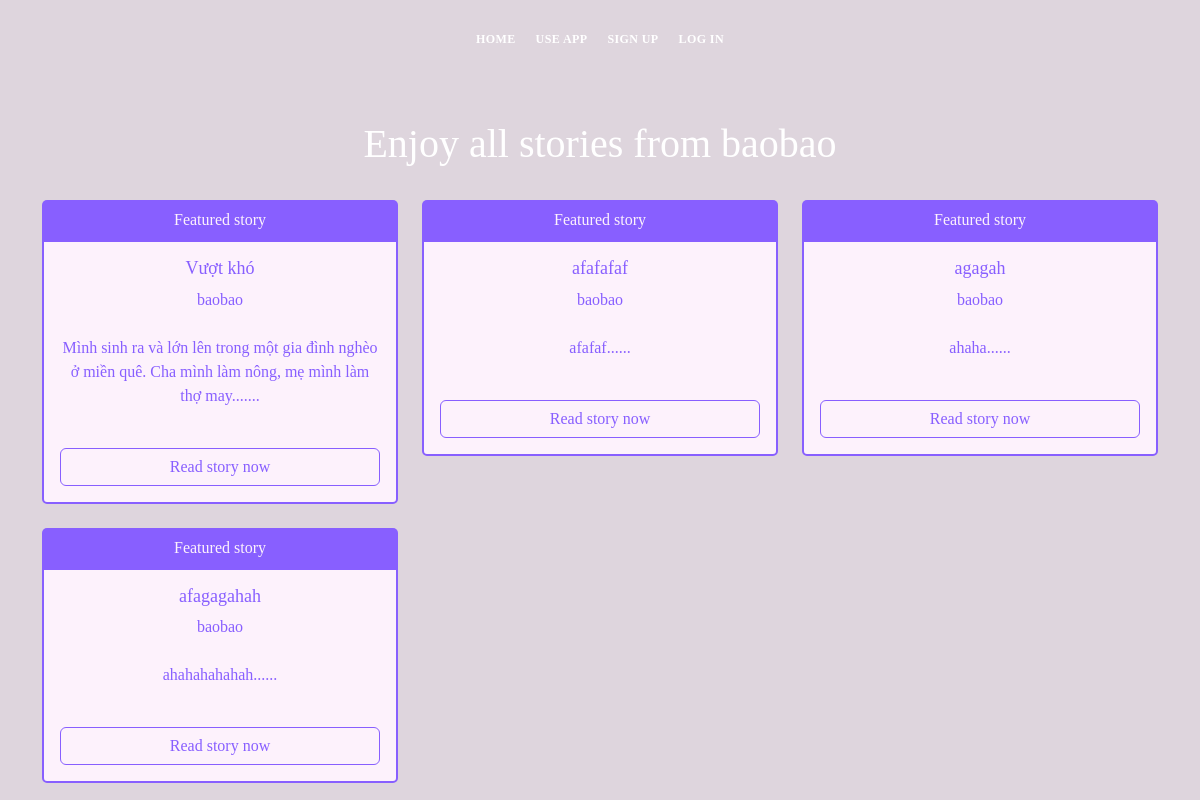
Page /other_user_blogs/1 on the earlier database version.
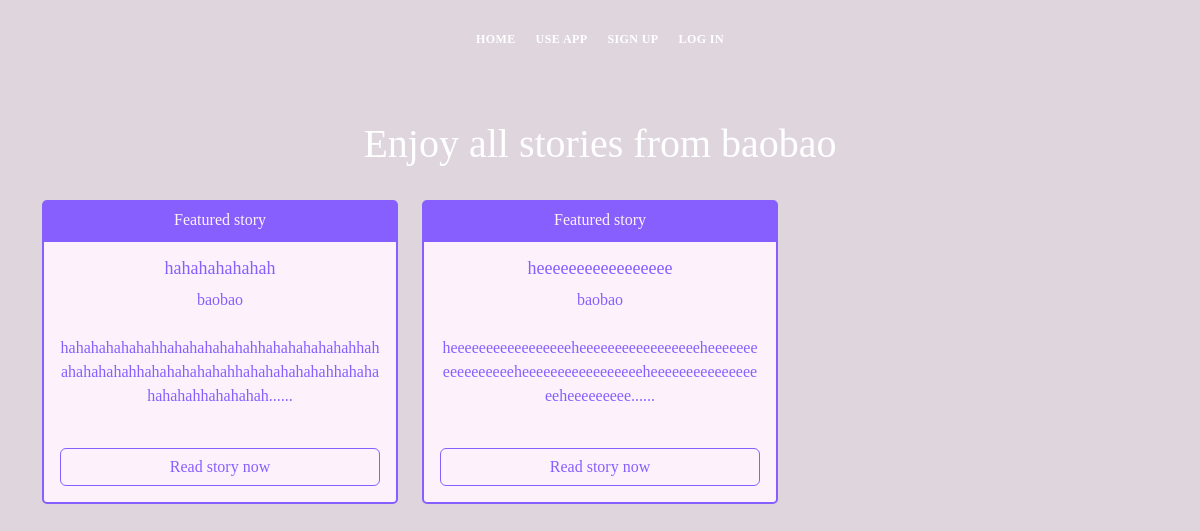
Same page on the later database version.
### app.py (models this page shows, shortened)
class Users(db.Model, UserMixin):
    id = db.Column(db.Integer, primary_key=True)
    name = db.Column(db.String(200), nullable=False)
    email =  db.Column(db.String(120), nullable=False, unique=True)
    user_name = db.Column(db.String(120), nullable=False)
    password_hash = db.Column(db.String(200))
    posts = db.relationship('Blogs', backref='poster')
    comments = db.relationship('Comments', backref='commenter')
    reacts = db.relationship('Reactions', backref='reacter')
    bookmarks = db.relationship('BookMarks', backref='bookmarker')
    @property
    def password():
        raise AttributeError('password is not a readable attribute')
    date_added = db.Column(db.DateTime, default=datetime.utcnow)

class Blogs(db.Model):
    id = db.Column(db.Integer, primary_key=True)
    title = db.Column(db.String(255), nullable=False)
    content = db.Column(db.Text, nullable=False)
    date_posted = db.Column(db.DateTime, default=datetime.utcnow)
    blog_commented = db.relationship('Comments', backref='blog_commented')
    blog_reacted = db.relationship('Reactions', backref='blog_reacted')
    tags = db.relationship('Tags', backref='blog_tags')
    blog_bookmarked = db.relationship('BookMarks', backref='blog_bookmarked')
    poster_id = db.Column(db.Integer, db.ForeignKey('users.id'))

### app.py (the view)
@app.route("/other_user_blogs/<int:id>", methods=["GET", "POST"])
def other_user_blogs(id):
    user = Users.query.get_or_404(id)
    all_blogs = Blogs.query.order_by(Blogs.date_posted)
    return render_template('other_user_blogs.html', user=user, all_blogs=all_blogs)

### app.py (called while the page is built)
@app.context_processor
def base():
    form = SearchForm()
    return dict(form=form)

### templates/other_user_blogs.html (shortened to what this page needs)
{% include 'navbar.html' %}
<div id="hero" class="hero route bg-image">
    <div class="hero-content display-table">
        <div class="table-cell-2">
            <h1>Enjoy all stories from {{user.user_name}}</h1>
            <div class="container">
                <div class="row">
                    {% for blog in all_blogs %}
                        {% if blog.poster.id == user.id %}
                            <div class="col-4 mt-4">
                                <div class="card">
                                    <div class="card-header card-secondary-color">
                                        Featured story
                                    </div>
                                    <div class="card-body card-primary-color">
                                        <h3 class="card-title">{{blog.title}}</h3>
                                        <a href="{{url_for('other_user_blogs', id=blog.poster.id)}}"><p class="card-text">{{blog.poster.user_name}}</p></a>
                                        <p class="card-text mt-4">{{blog.content[:100]}}......</p>
                                        <br>
                                        <div class="d-grid gap-2">
                                            <a href="{{url_for('blog', id=blog.id)}}" class="btn btn-outline-primary">Read story now</a>
                                        </div>
                                    </div>
                                </div>
                            </div>
                        {% endif %}
                    {% endfor %}
                </div>
            </div>
        </div>
    </div>
</div>

### templates/navbar.html (shortened to what this page needs)
<!DOCTYPE html>
<html lang="en">
<head>
    <link rel="stylesheet" href="https://cdn.jsdelivr.net/npm/bootstrap-icons@1.4.1/font/bootstrap-icons.css" />
    <link rel="stylesheet" href="{{ url_for('static', filename='vendor/bootstrap/css/bootstrap.min.css') }}">
    <link rel="stylesheet" href="{{ url_for('static', filename='vendor/bootstrap-icons/bootstrap-icons.css') }}">
    <link rel="stylesheet" href="{{ url_for('static', filename='vendor/glightbox/css/glightbox.min.css') }}">
    <link rel="stylesheet" href="{{ url_for('static', filename='vendor/swiper/swiper-bundle.min.css') }}">
    <link rel="stylesheet" href="{{ url_for('static', filename='css/index.css') }}">
</head>
<body>
    <header id="header" class="fixed-top">
        <div class="container d-flex align-items-center justify-content-between">
            <div class="container text-center">
                <div class="row">
                    <div class="col-2">
                    </div>
                    <div class="col-8 d-flex justify-content-center" >
                        <nav id="navbar" class="navbar ">
                            <ul>
                                <li><a class="nav-link scrollto" href="{{ url_for('home')}}">Home</a></li>
                                <li><a class="nav-link scrollto" href="http://localhost:8501/App">Use App</a></li>
                                {% if current_user.is_authenticated %}
                                    <li><a class="nav-link scrollto" href="{{ url_for('all_users')}}">All users</a></li>
                                    <li><a class="nav-link scrollto" href="{{ url_for('all_blogs')}}">Read stories</a></li>
                                    <li><a class="nav-link scrollto " href="{{ url_for('dashboard', id=current_user.id)}}">Dashboard</a></li>
                                    <li><a class="nav-link scrollto " href="{{ url_for('create_blog')}}">Share story</a></li>
                                    <li><a class="nav-link scrollto " href="{{ url_for('logout')}}">Log out</a></li>
                                {% else %}
                                    <li><a class="nav-link scrollto " href="{{url_for ('registration')}}">Sign up</a></li>
                                    <li><a class="nav-link scrollto" href="{{url_for('login')}}">Log in</a></li>
                                {% endif %}
                            </ul>
                        </nav>
                    </div>
                    <div class="col-2"></div>
                </div>
            </div>
        </div>
    </header>
</body>
</html>

### static/css/index.css (style rules this page uses)
:root { --dark-color: black; --body-font-size: 1.2rem; --body-font-color: var(--purple-color); --body-font-active: #8774f1; --purple-color-dark: #5215fc; --purple-color: #885fff; --purple-color-light: #8774f1; --pink-color: #ee93a9; --light-color: #febfad; --bg-color: #fdf2fc; --dark-light-color: #1e1e1e; --bs-border-width: 1px; --bs-border-style: solid; --white-color: white; --gray-color: #f1f1f1; }
body { background-color: var(--bg-color); background-attachment: fixed; color: #4e4e4e; font-family: Cambria, Cochin, Georgia, Times, 'Times New Roman', serif; max-width: 100%; overflow-x: hidden; }
a { color: var(--purple-color); text-decoration: none; transition: all 0.5s; }
.card-secondary-color { background-color: var(--purple-color); border: none; color: var(--bg-color); }
.card { --bs-card-bg: transparent; }
.card-primary-color { background-color: var(--bg-color); color: var(--purple-color); border: 2px solid var(--purple-color); border-bottom-left-radius: 5px; border-bottom-right-radius: 5px; }
.card-title { font-size: 18px; }
.btn-outline-primary { --bs-btn-color: var(--purple-color); --bs-btn-border-color: var(--purple-color); --bs-btn-hover-color: #fff; --bs-btn-hover-bg: var(--purple-color); --bs-btn-hover-border-color: var(--purple-color); --bs-btn-focus-shadow-rgb: 13, 110, 253; --bs-btn-active-color: #fff; --bs-btn-active-bg: var(--purple-color); --bs-btn-active-border-color: var(--purple-color); --bs-btn-active-shadow: inset 0 3px 5px rgba(0, 0, 0, 0.125); --bs-btn-disabled-color: var(--purple-color); --bs-btn-disabled-bg: transparent; --bs-btn-disabled-border-color: var(--purple-color); --bs-gradient: none }
.bg-image { background-repeat: no-repeat; background-attachment: fixed; background-size: cover; background-position: center center; }
.display-table { width: 100%; height: 100%; display: table; }
.table-cell-2 { margin-top: 120px; }
#header { transition: all 0.5s; z-index: 997; padding: 20px 0; }
.navbar { padding: 0; }
.navbar ul { margin: 0; padding: 0; display: flex; list-style: none; align-items: center; }
.navbar li { position: relative; }
.navbar>ul>li { white-space: nowrap; padding: 10px 10px 10px 10px; text-align: center; }
.navbar a, .navbar a:focus { display: flex; align-items: center; justify-content: space-between; color: #fff; font-size: 12px; font-weight: 600; padding: 0; white-space: nowrap; transition: 0.3s; letter-spacing: 0.4px; position: relative; text-transform: uppercase; }
.navbar>ul>li>a:before { content: ""; position: absolute; width: 100%; height: 2px; bottom: -6px; left: 0; width: 0; background-color: #fff; visibility: hidden; transition: all 0.3s ease-in-out 0s; }
.hero { height: 100vh; position: relative; color: #fff; }
.hero .hero-content { text-align: center; position: absolute; }

Differences in the rows shown:
removed Blogs: title "Vượt khó", poster.user_name "baobao", content "Mình sinh ra và lớn lên trong một gia đình nghèo ở miền quê. Cha mình làm nông, mẹ mình làm thợ may."
removed Blogs: title "afafafaf", poster.user_name "baobao", content "afafaf"
removed Blogs: title "agagah", poster.user_name "baobao", content "ahaha"
removed Blogs: title "afagagahah", poster.user_name "baobao", content "ahahahahahah"
added Blogs: title "hahahahahahah", poster.user_name "baobao", content "hahahahahahahhahahahahahahhahahahahahahhahahahahahahhahahahahahahhahahahahahahhahahahahahahhahahahah"
added Blogs: title "heeeeeeeeeeeeeeeee", poster.user_name "baobao", content "heeeeeeeeeeeeeeeeeheeeeeeeeeeeeeeeeeheeeeeeeeeeeeeeeeeheeeeeeeeeeeeeeeeeheeeeeeeeeeeeeeeeeheeeeeeeee"
